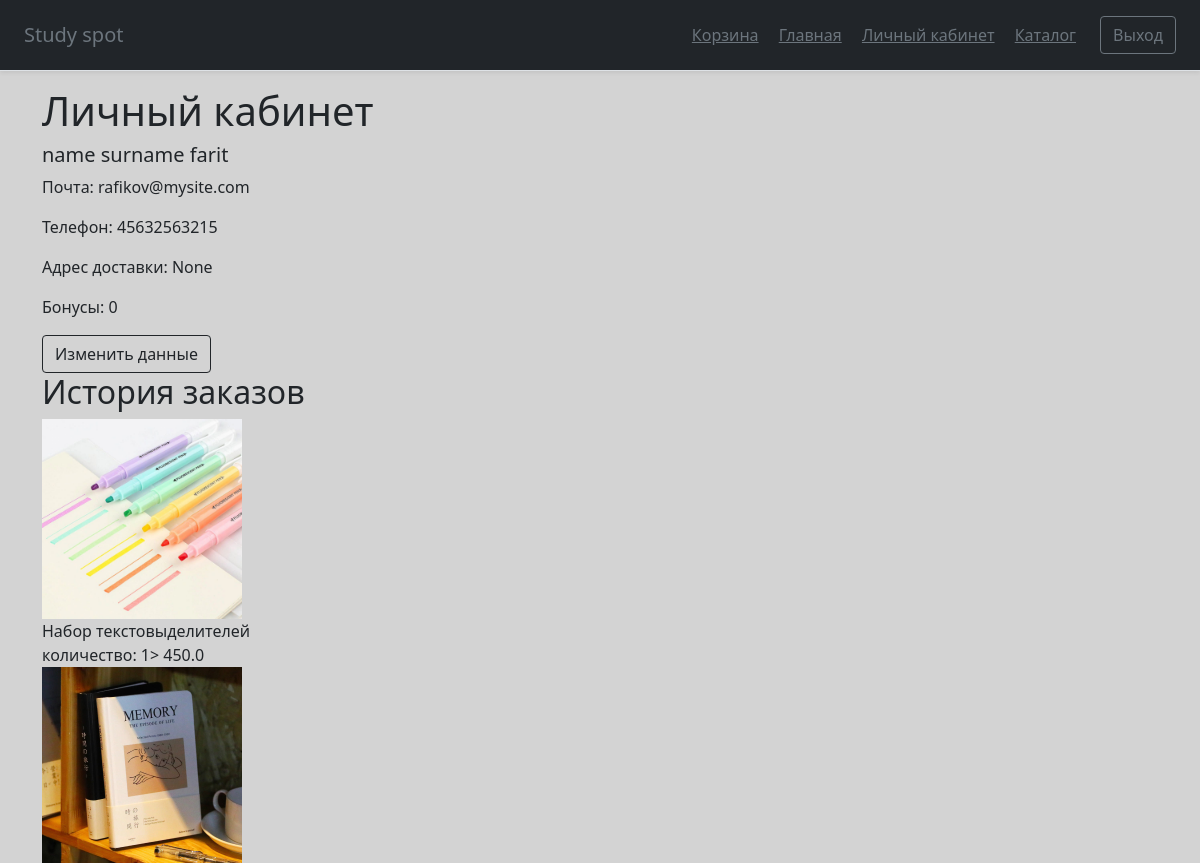
The app's page /personal_info (signed in, upper part), older data.
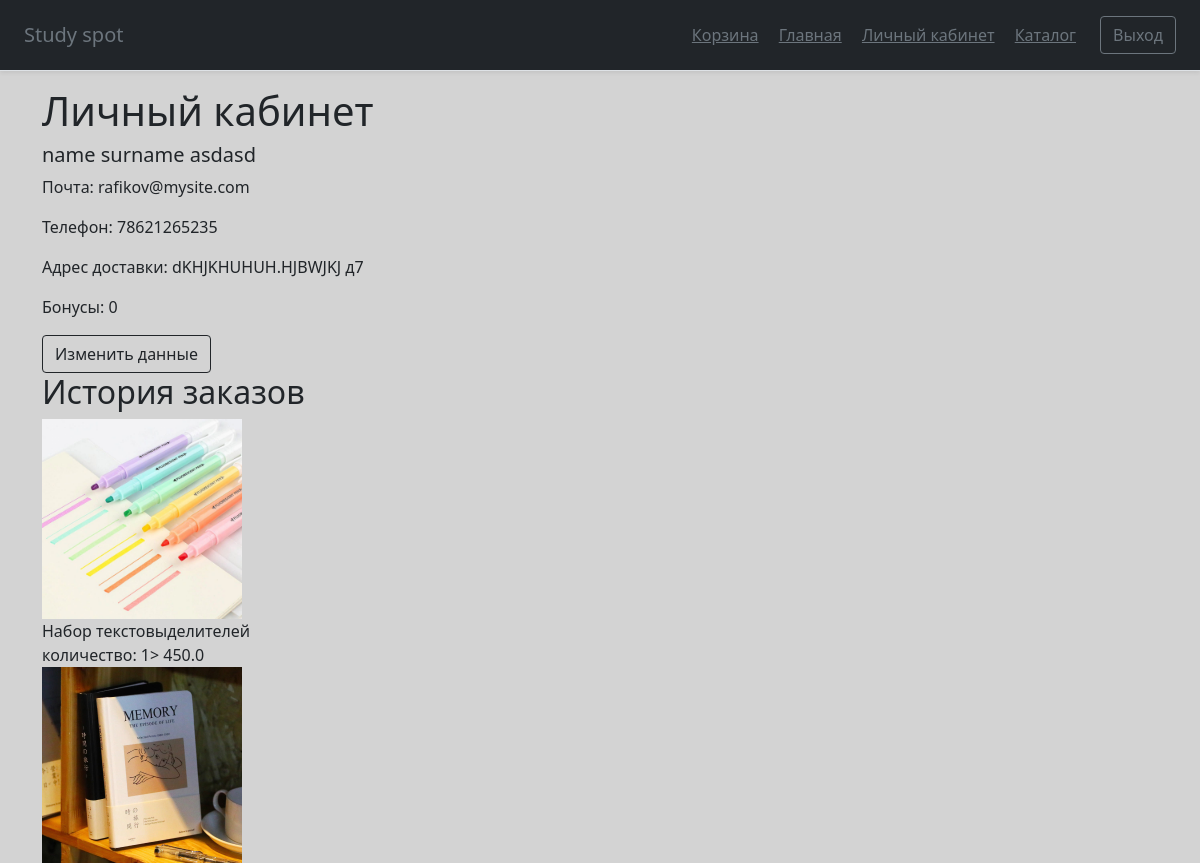
The same page, newer data.
### main.py (models this page shows)
class Users(db.Model):  # таблица пользователей
    id = db.Column(db.Integer, primary_key=True, autoincrement=True)
    email = db.Column(db.String(30), index=True, unique=True, nullable=True)  # почта
    password = db.Column(db.String(150), nullable=True)   # пароль(хэшируется)
    name = db.Column(db.String(30), nullable=True)  # имя пользователя
    surname = db.Column(db.String(30), nullable=True)   # фамилия
    patronic = db.Column(db.String(30), nullable=True)  # отчество
    phone = db.Column(db.String(15), nullable=True)  # номер телефона
    bonuses = db.Column(db.Float, nullable=True)   # бонусный счет
    address = db.Column(db.String(200), nullable=True)  # адрес доставки(?)

### main.py (the view)
    @app.route('/personal_info')  # личный кабинет, если пользователь не зарегистрирован - вернет на главную страницу
    def personal_info():
        info_user = Users.query.filter(Users.id == int(session['id'])).all()[0]
        info_orders = Orders.query.filter(Orders.id_of_user == int(session['id'])).all()
        print(len(info_orders))
        return render_template('personal_info.html', title='Личный кабинет', css_file='personal_info.css',
            class_main='container', user=info_user, orders=info_orders,
            Users=Users, Items=Items)

### templates/personal_info.html
{% extends "base.html" %}
{% block content %}
<div class="user info">
<h1>Личный кабинет</h1>
<h5>{{ user.name }} {{ user.surname }} {{ user.patronic }}</h5>
<p>Почта: {{ user.email }}</p>
<p>Телефон: {{ user.phone }}</p>
    <p>Адрес доставки: {{ user.address }}</p>
<p>Бонусы: {{ user.bonuses if user.bonuses else 0 }}</p>
    <a class="btn btn-outline-dark" href="./info_changing">Изменить данные</a>
</div>
<div>
{% if orders %}
    <h2>История заказов</h2>
    {% for order in orders%}
        <div class="orders info">
            {% for item in order.item.split(';') %}
                <img src="/{{ Items.query.filter(Items.id == item.split(',')[0]).all()[0].photo_url }}" width="200px" height="200px"><br>
                <a>{{ Items.query.filter(Items.id == item.split(',')[0]).all()[0].name }}</a><br>
                <a>количество: {{ item.split(',')[1] }}</a>>
                <a>{{ Items.query.filter(Items.id == item.split(',')[0]).all()[0].price }}</a><br>
            {% endfor %}
        <a>Номер заказа: {{order.id}}</a><br>
        <a>Дата заказа: {{order.created_date}}</a><br>
        <a>Адрес: {{order.address}}</a><br>
        <a>Ваш комментарий: {{order.comment_of_user}}</a><br>
        <a>Статус заказа: {{order.status}}</a><br>
        </div>
    {% endfor %}
{% else %}
    <h4>История заказов пуста</h4>
{% endif %}
</div>
{% endblock %}

Row changes from the older to the newer data that the page shows:
changed Users "name": patronic "farit" → "asdasd"; phone "45632563215" → "78621265235"; address "None" → "dKHJKHUHUH.HJBWJKJ д7"
